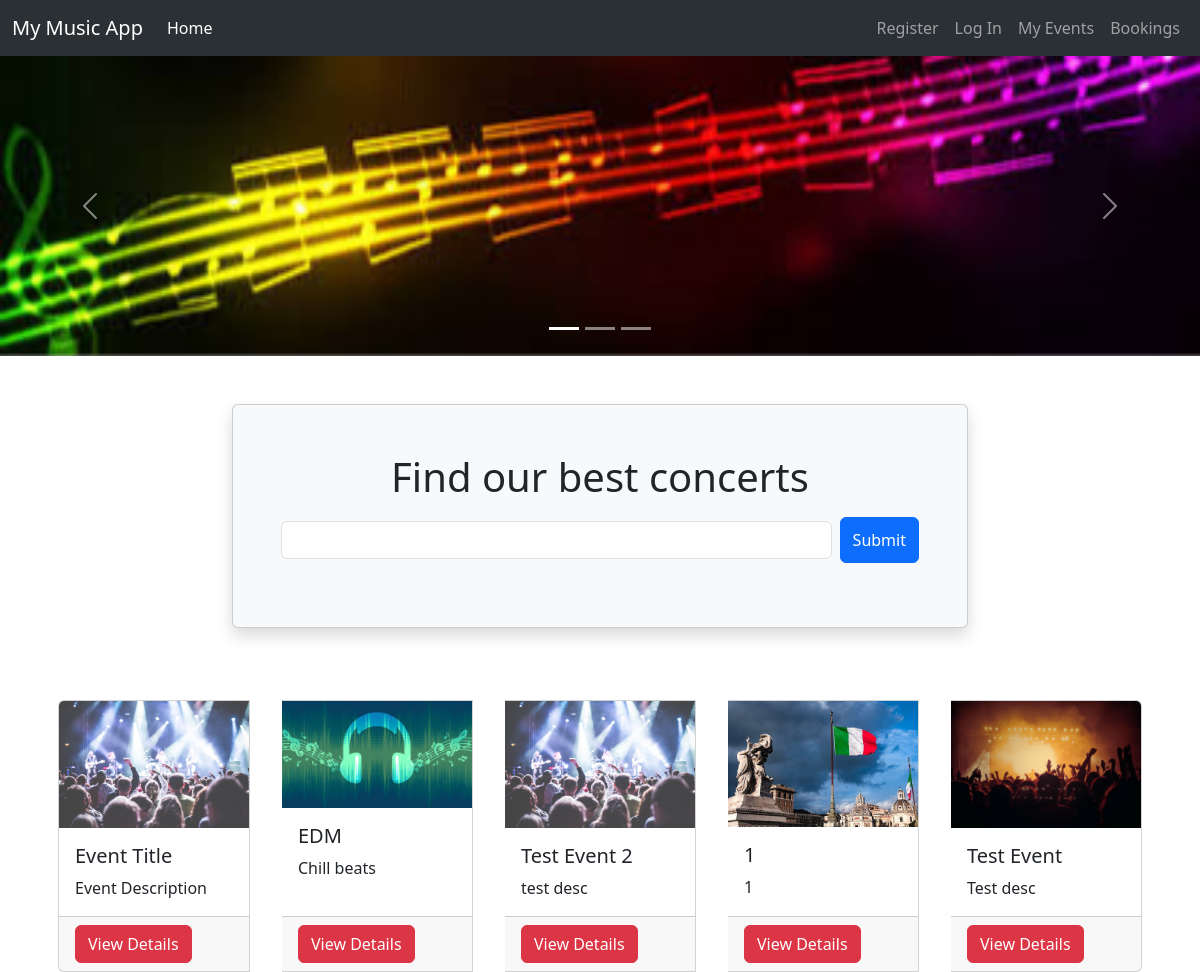
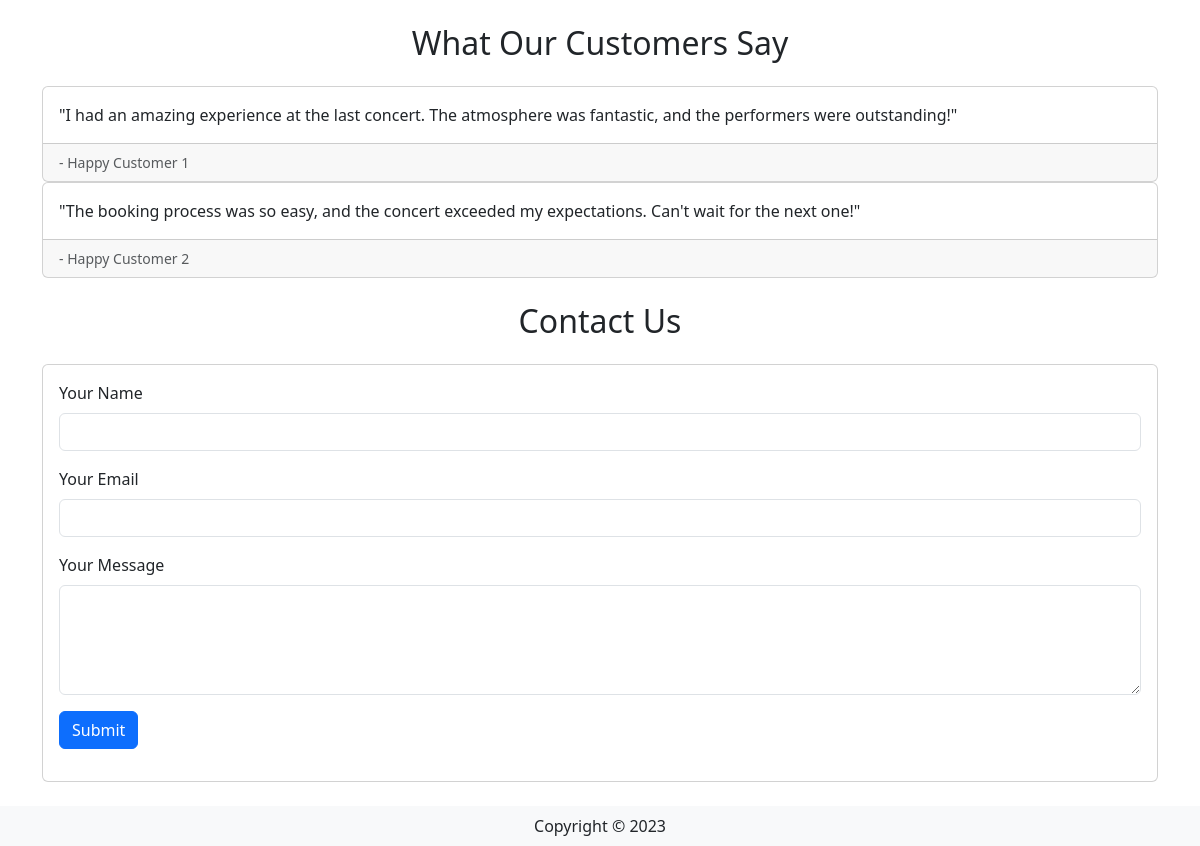
The page / on the database its author committed (2 pictures, top to bottom).
### website/models.py (models this page shows, shortened)
class Concert(db.Model):
    __tablename__ = 'Event'
    id = db.Column(db.Integer, primary_key=True)
    EventName = db.Column(db.String(80))
    EventDesc = db.Column(db.String(200))
    EventImage = db.Column(db.String(400))
    EventDate = db.Column(db.String(100))
    EventLocation = db.Column(db.String(100))
    EventInfo = db.Column(db.String(200))
    EventPrice = db.Column(db.DECIMAL(9, 2))
    EventStatus = db.Column(db.String(20))
    EventTicketCount = db.Column(db.Integer)
    UserId = db.Column(db.Integer, db.ForeignKey('User.id'))
    userCreator = db.relationship('User', backref='events_created')
    EventTime = db.Column(db.String(100))
    Comments = db.relationship('Comment', backref='concert')

### website/views.py (the view)
@mainbp.route('/')
def index():
    concerts = db.session.scalars(db.select(Concert)).all()
    return render_template('index.html',concerts = concerts)

### website/templates/index.html (shortened to what this page needs)
{% extends 'base.html' %}
{% block header %}
<div id="carouselExampleIndicators" class="carousel slide" style="height: 300px;">
  <div class="carousel-indicators">
      <button type="button" data-bs-target="#carouselExampleIndicators" data-bs-slide-to="0"
          class="active" aria-current="true" aria-label="Slide 1"></button>
      <button type="button" data-bs-target="#carouselExampleIndicators" data-bs-slide-to="1"
          aria-label="Slide 2"></button>
      <button type="button" data-bs-target="#carouselExampleIndicators" data-bs-slide-to="2"
          aria-label="Slide 3"></button>
  </div>
  <div class="carousel-inner">
    <div class="carousel-item active">
        <a href="/"><img src="static/image/bar.jpg" class="d-block w-100 mx-auto" style="height: 100%; object-fit: cover;"></a>
    </div>
  </div>
  <button class="carousel-control-prev" type="button" data-bs-target="#carouselExampleIndicators"
    data-bs-slide="prev">
    <span class="carousel-control-prev-icon" aria-hidden="true"></span>
  </button>
  <button class="carousel-control-next" type="button" data-bs-target="#carouselExampleIndicators"
    data-bs-slide="next">
    <span class="carousel-control-next-icon" aria-hidden="true"></span>
  </button>
  </div>
<div class="container">
  <div class="row justify-content-center mt-5 pb-4">
     <div class="col-md-8">
        <div class="card shadow p-5 mb-5 bg-light">
           <h1 class="text-center mb-3">Find our best concerts</h1>
           <form class="form-inline d-flex flex-nowrap" action="{{ url_for('main.search') }}">
              <input type="text" name="search" class="form-control flex-grow-1 my-1 mr-sm-2" id="SearchForm">
              <button type="submit" class="flex-shrink-1 btn btn-primary ms-2">Submit</button>
           </form>
        </div>
     </div>
  </div>
</div>
{% endblock %}
{% block content %}
      <div class="container">
         <div class="card-group">
            {% for concert in concerts %}
            <div class="card mx-3">
              <img
                class="card-img-top"
                src="{{ concert.EventImage }}"
                alt="destination picture"
              />
              <div class="card-body">
                <h5 class="card-title">{{ concert.EventName }}</h5>
                <p class="card-text">{{ concert.EventDesc }}</p>
              </div>
              <div class="card-footer">
                <a
                  href="{{ url_for('concert.show', id=concert.id) }}"
                  class="btn btn-danger"
                >
                  View Details
                </a>
              </div>
            </div>
            {% endfor %}
          </div>
      </div>
      <section class="mt-4 mb-4">
        <div class="container">
            <h2 class="text-center mb-4">What Our Customers Say</h2>
            <div class="card-deck">
                <div class="card">
                    <div class="card-body">
                        <p class="card-text">"I had an amazing experience at the last concert. The atmosphere was fantastic,
                            and the performers were outstanding!"</p>
                    </div>
                    <div class="card-footer">
                        <small class="text-muted">- Happy Customer 1</small>
                    </div>
                </div>
                <div class="card">
                    <div class="card-body">
                        <p class="card-text">"The booking process was so easy, and the concert exceeded my expectations.
                            Can't wait for the next one!"</p>
                    </div>
                    <div class="card-footer">
                        <small class="text-muted">- Happy Customer 2</small>
                    </div>
                </div>
            </div>
        </div>
    </section>
    <section class="mt-4 mb-4">
        <div class="container">
            <h2 class="text-center mb-4">Contact Us</h2>
            <div class="card p-3">
                <form>
                    <div class="mb-3">
                        <label for="name" class="form-label">Your Name</label>
                        <input type="text" class="form-control" id="name" name="name" required>
                    </div>
                    <div class="mb-3">
                        <label for="email" class="form-label">Your Email</label>
                        <input type="email" class="form-control" id="email" name="email" required>
                    </div>
                    <div class="mb-3">
                        <label for="message" class="form-label">Your Message</label>
                        <textarea class="form-control" id="message" name="message" rows="4" required></textarea>
                    </div>
                    <button type="submit" class="btn btn-primary">Submit</button>
                </form>
            </div>
        </div>
    </section>
{% endblock %}

### rows shown on the page
Concert: EventImage (picture), EventName "Event Title", EventDesc "Event Description"
Concert: EventImage (picture), EventName "EDM", EventDesc "Chill beats"
Concert: EventImage (picture), EventName "Test Event 2", EventDesc "test desc"
Concert: EventImage (picture), EventName "1", EventDesc "1"
Concert: EventImage (picture), EventName "Test Event", EventDesc "Test desc"
